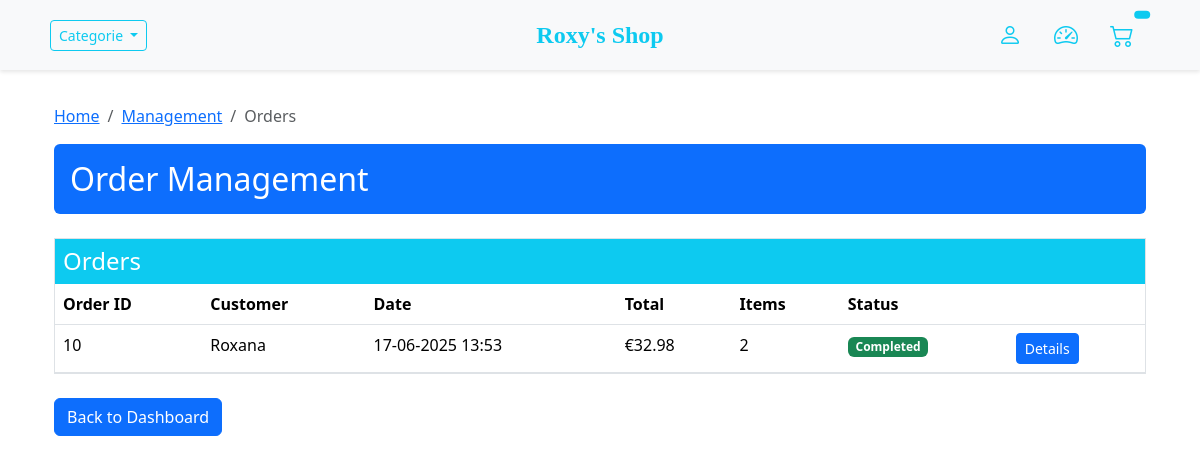
The app's page /management/orders/ (signed in), older data.
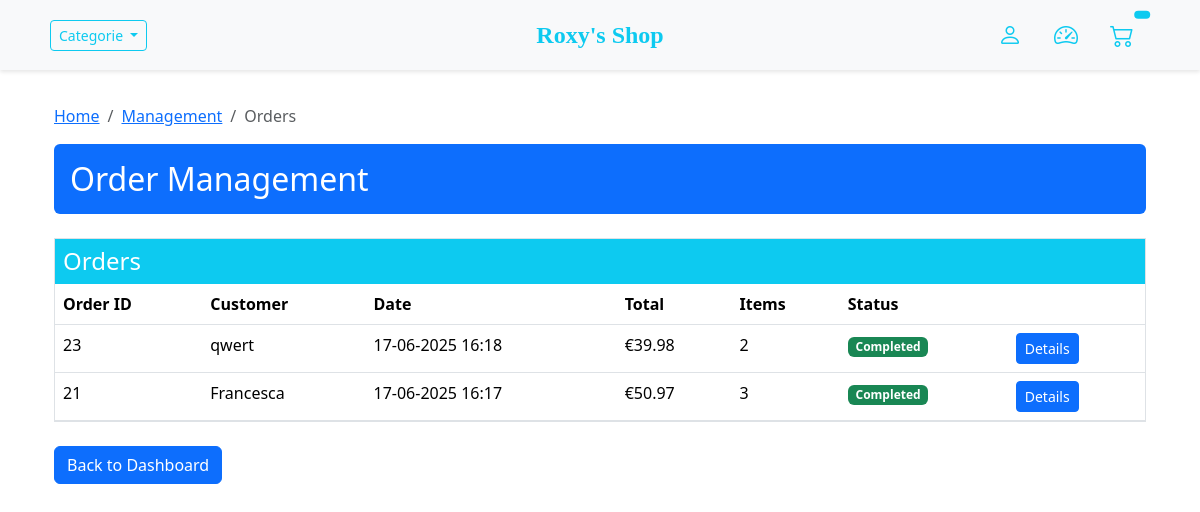
The same page, newer data.
### store/models.py (models this page shows, shortened)
class Order(models.Model):
	customer = models.ForeignKey(Customer, on_delete=models.SET_NULL, null=True, blank=True)
	date_ordered = models.DateTimeField(auto_now_add=True)
	complete = models.BooleanField(default=False)
	transaction_id = models.CharField(max_length=100, null=True)
	@property
	def get_cart_total(self):
		orderitems = self.orderitem_set.all()
		total = sum([item.get_total for item in orderitems])
		return total
	@property
	def get_cart_items(self):
		orderitems = self.orderitem_set.all()
		total = sum([item.quantity for item in orderitems])
		return total

class Customer(models.Model):
    user = models.OneToOneField(User, on_delete=models.CASCADE, null=True, blank=True)
    name = models.CharField(max_length=200, null=True)

class OrderItem(models.Model):
	product = models.ForeignKey(Product, on_delete=models.SET_NULL, null=True)
	order = models.ForeignKey(Order, on_delete=models.SET_NULL, null=True)
	quantity = models.IntegerField(default=0, null=True, blank=True)
	date_added = models.DateTimeField(auto_now_add=True)
	@property
	def get_total(self):
		if self.product is None:
			return 0
		return self.product.price * self.quantity

class Product(models.Model):
    name = models.CharField(max_length=200)
    price = models.DecimalField(max_digits=7, decimal_places=2)
    digital = models.BooleanField(default=False,null=True, blank=True)
    image = models.ImageField(null=True, blank=True)
    category = models.CharField(max_length=100, null=True, blank=True)

### management/views.py (the view)
# urls.py: path('orders/', views.order_list, name='order_list'),
@login_required
@user_passes_test(is_manager)
def order_list(request):
    orders = Order.objects.all().order_by('-date_ordered')
    context = {
        'orders': orders,
        'title': 'Orders List'
    }
    return render(request, 'management/order_list.html', context)

### management/views.py (called while the page is built)
def is_manager(user):
    return user.groups.filter(name='Store Managers').exists() or user.is_superuser

### management/templates/management/order_list.html (shortened to what this page needs)
{% extends 'store/main.html' %} {% block content %}
<div class="container mt-4">
  <nav aria-label="breadcrumb">
    <ol class="breadcrumb">
      <li class="breadcrumb-item"><a href="{% url 'store' %}">Home</a></li>
      <li class="breadcrumb-item">
        <a href="{% url 'management:dashboard' %}">Management</a>
      </li>
      <li class="breadcrumb-item active">Orders</li>
    </ol>
  </nav>
  <div class="bg-primary text-white p-3 mb-4 rounded">
    <h2 class="m-0">Order Management</h2>
  </div>
  <div class="bg-light border mb-4">
    <div class="bg-info text-white p-2">
      <h4 class="m-0">Orders</h4>
    </div>
    <div>
      <table class="table mb-0">
        <thead class="bg-light">
          <tr>
            <th>Order ID</th>
            <th>Customer</th>
            <th>Date</th>
            <th>Total</th>
            <th>Items</th>
            <th>Status</th>
            <th></th>
          </tr>
        </thead>
        <tbody>
          {% for order in orders %} {% if order.get_cart_items > 0 %}
          <tr>
            <td>{{ order.id }}</td>
            <td>{{ order.customer.name|default:"Guest" }}</td>
            <td>{{ order.date_ordered|date:"d-m-Y H:i" }}</td>
            <td>€{{ order.get_cart_total|floatformat:2 }}</td>
            <td>{{ order.get_cart_items }}</td>
            <td>
              {% if order.complete %}
              <span class="badge bg-success">Completed</span>
              {% else %}
              <span class="badge bg-warning text-dark">Pending</span>
              {% endif %}
            </td>
            <td>
              <a
                href="{% url 'management:order_detail' order.id %}"
                class="btn btn-sm btn-primary"
                >Details</a
              >
            </td>
          </tr>
          {% endif %} {% empty %}
          <tr>
            <td colspan="7" class="text-center py-4">No orders found.</td>
          </tr>
          {% endfor %}
        </tbody>
      </table>
    </div>
  </div>
  <div>
    <a href="{% url 'management:dashboard' %}" class="btn btn-primary">
      Back to Dashboard
    </a>
  </div>
</div>
{% endblock %}

Row changes from the older to the newer data that the page shows:
removed Order: id "10", customer.name "Roxana", date_ordered "17-06-2025 13:53", get_cart_total "32.98", get_cart_items "2", complete "Completed"
added Order: id "23", customer.name "qwert", date_ordered "17-06-2025 16:18", get_cart_total "39.98", get_cart_items "2", complete "Completed"
added Order: id "21", customer.name "Francesca", date_ordered "17-06-2025 16:17", get_cart_total "50.97", get_cart_items "3", complete "Completed"
